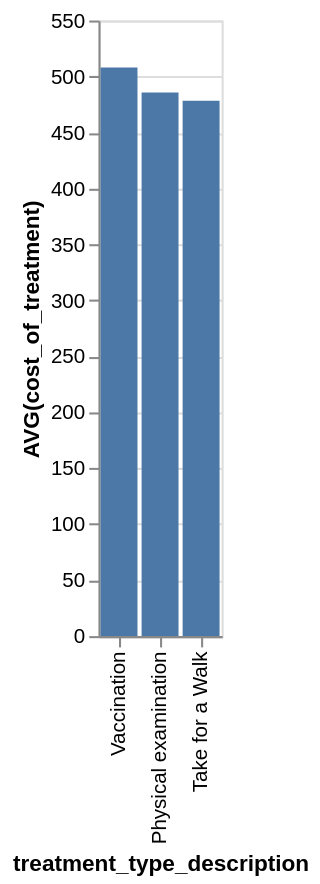

Vega-Lite specification for this chart:
### Vega-Lite specification from a JSON file in a GitHub repository (floating-point values rounded to 4 significant figures)
{"data": {"values": [{"x_data": "Vaccination", "y_data": 508}, {"x_data": "Physical examination", "y_data": 485.8}, {"x_data": "Take for a Walk", "y_data": 478.4}]}, "mark": "bar", "encoding": {"x": {"field": "x_data", "type": "nominal", "title": "treatment_type_description", "sort": {"op": "sum", "field": "y_data", "order": "descending"}}, "y": {"field": "y_data", "type": "quantitative", "title": "AVG(cost_of_treatment)"}}}
